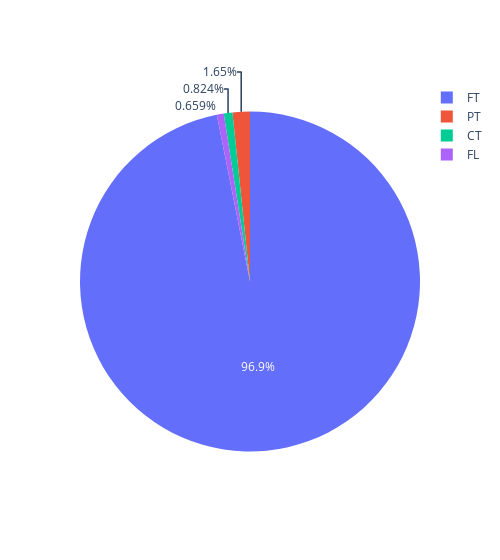

Notebook code for this chart:
### Code cell
px.pie(data_import, "Employment_Status", width=500)

### Figure 1 — Plotly figure (JSON) as saved in the notebook; plotly's stock layout.template omitted (floating-point values rounded to 4 significant figures; data arrays with more than 128 entries replaced by an {"elided": "..."} marker saying what was removed)
{"data": [{"domain": {"x": [0, 1], "y": [0, 1]}, "hovertemplate": "Employment_Status=%{label}<extra></extra>", "labels": {"elided": "607 str values"}, "legendgroup": "", "name": "", "showlegend": true, "type": "pie"}], "layout": {"legend": {"tracegroupgap": 0}, "margin": {"t": 60}, "width": 500}}
